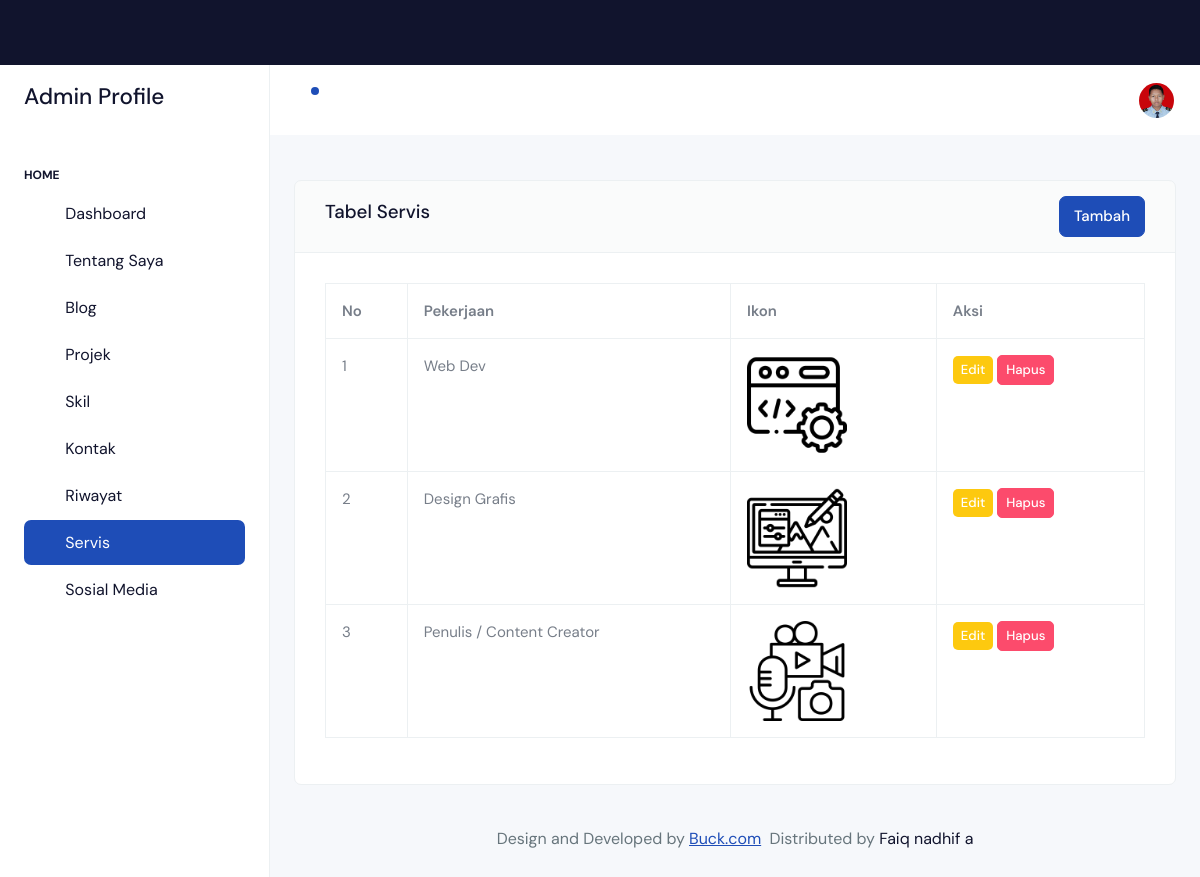
The app's page /backend/pages/servis/index.php (signed in) with its own data.
### tables this page shows
CREATE TABLE `abouts` (
  `id` bigint NOT NULL,
  `name` varchar(255) NOT NULL,
  `address` text NOT NULL,
  `born` date NOT NULL,
  `email` varchar(255) NOT NULL,
  `total_project` int NOT NULL,
  `image` text NOT NULL,
  `zip_code` int NOT NULL,
  `phone` varchar(255) NOT NULL,
  `work` varchar(255) NOT NULL
);

CREATE TABLE `services` (
  `id` bigint NOT NULL,
  `icon` text NOT NULL,
  `job` varchar(255) NOT NULL
);

### backend/pages/servis/index.php (the view)
<?php
include '../../partials/header.php';
include '../../partials/sidebar.php';
include '../../partials/navbar.php';
$qServis = "SELECT * FROM services";
$result = mysqli_query($connect, $qServis) or die(mysqli_error($connect));
?>
<div class="row">
    <div class="col-12">
        <div class="card">
            <div class="card-header d-flex align-items-center justify-content-between">
                <h5>Tabel Servis</h5>
                <a href="./create.php" class="btn btn-primary">Tambah</a>
            </div>
            <div class="card-body">
                <div class="table-responsive">
                    <table class="table table-bordered">
                        <thead>
                            <tr>
                                <th>No</th>
                                <th>Pekerjaan</th>
                                <th>Ikon</th>
                                <th>Aksi</th>
                            </tr>
                        </thead>
                        <tbody>
                            <?php
                            $no = 1;
                            while ($item = $result->fetch_object()):
                            ?>
                                <tr>
                                    <td><?= $no ?></td>
                                    <td><?= $item->job ?></td>
                                    <td>
                                        <img src="../../../storages/servis/<?= $item->icon ?>" alt="Gambar" width="100" height="100" style="object-fit: cover;">
                                    </td>
                                    <td>
                                        <a href="./edit.php?id=<?= $item->id ?>" class="btn btn-warning btn-sm" style="color: white; border: none;">Edit</a>
                                        <a href="../../actions/servis/destroy.php?id=<?= $item->id ?>" class="btn btn-danger btn-sm" onclick="return confirm('Apakah Anda yakin ingin menghapus servis ini?')">Hapus</a>
                                    </td>
                                </tr>
                            <?php
                                $no++;
                            endwhile;
                            ?>
                        </tbody>
                    </table>
                </div>
            </div>
        </div>
    </div>
</div>
<?php
include '../../partials/footer.php';
include '../../partials/script.php';
?>

### backend/partials/navbar.php (shortened to what this page needs)
<div class="body-wrapper">
    <header class="app-header">
        <nav class="navbar navbar-expand-lg navbar-light">
            <ul class="navbar-nav">
                <li class="nav-item dropdown">
                    <a class="nav-link " href="javascript:void(0)" id="drop1" data-bs-toggle="dropdown" aria-expanded="false">
                        <i class="ti ti-bell"></i>
                        <div class="notification bg-primary rounded-circle"></div>
                    </a>
                </li>
            </ul>
            <div class="navbar-collapse justify-content-end px-0" id="navbarNav">
                <ul class="navbar-nav flex-row ms-auto align-items-center justify-content-end">
                    <li class="nav-item dropdown">
                        <?php
                        require_once(__DIR__ . '/../../config/connection.php');
                        $qAbout = "SELECT * FROM abouts LIMIT 1";
                        $about = mysqli_query($connect, $qAbout) or die(mysqli_error($connect));
                        $dataAbout = mysqli_fetch_assoc($about);
                        ?>
                        <a class="nav-link " href="javascript:void(0)" id="drop2" data-bs-toggle="dropdown"
                            aria-expanded="false">
                            <img src="../../../storages/about/<?= $dataAbout['image'] ?>" alt="" width="35" height="35" class="rounded-circle">
                        </a>
                    </li>
                </ul>
            </div>
        </nav>
    </header>
    <div class="body-wrapper-inner">
        <div class="container-fluid">

### records on screen
abouts: image (picture)
services: job "Web Dev", icon (picture)
services: job "Design Grafis", icon (picture)
services: job "Penulis / Content Creator", icon (picture)
